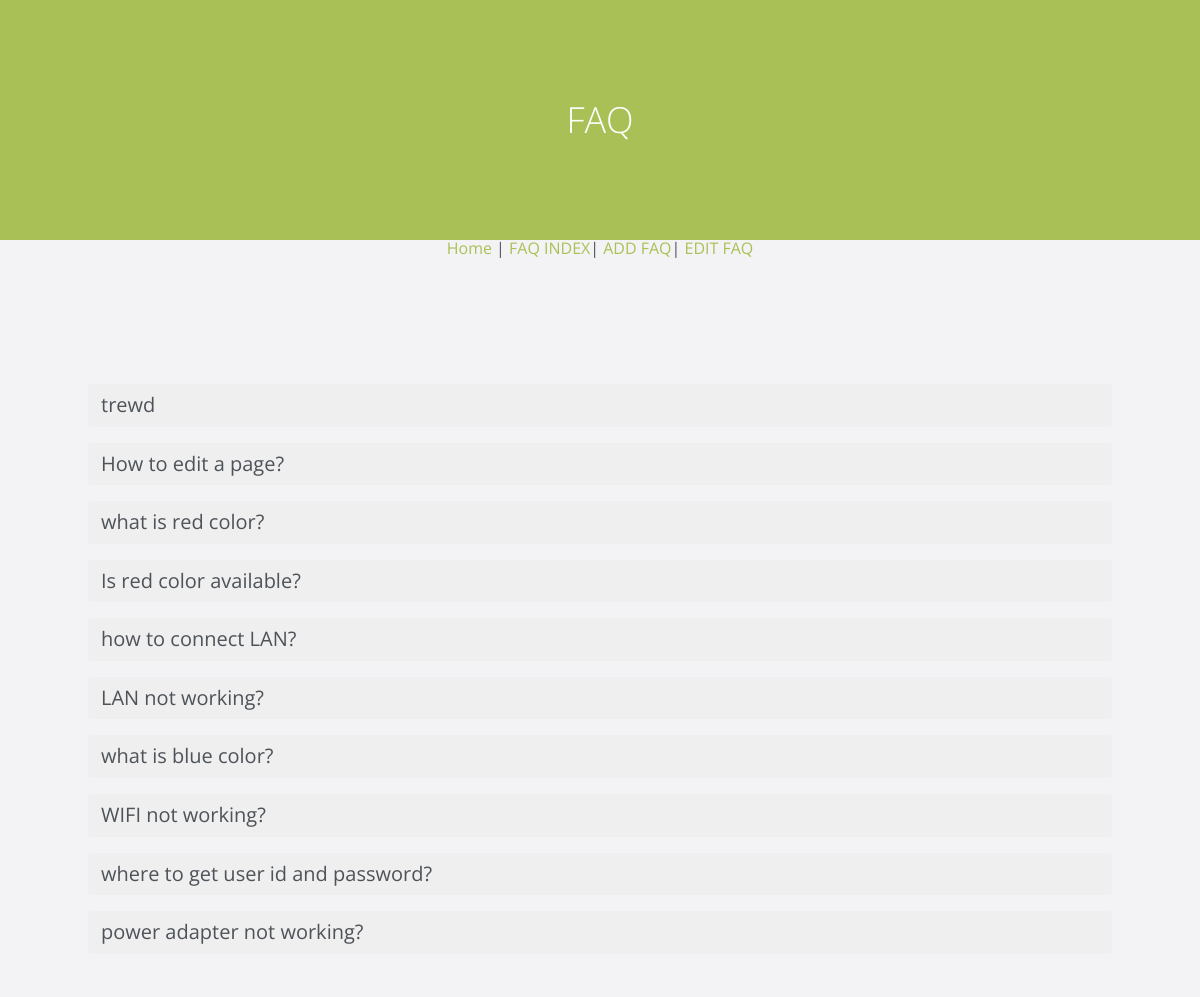
Page /admin/faq.php on the committed database.
### tables this page shows
CREATE TABLE `faq` (
  `faq_id` int(11) NOT NULL,
  `cat_id` int(11) NOT NULL,
  `subcat_id` int(11) NOT NULL,
  `questions` text NOT NULL,
  `answers` text NOT NULL
);

### admin/faq.php (the view, shortened to what this page needs)
<?php
include_once("connectM.php");
?>
<html lang="en" class="no-js">
<head>
  <link rel="stylesheet" href="https://maxcdn.bootstrapcdn.com/bootstrap/3.4.0/css/bootstrap.min.css">
	<link rel="stylesheet" href="../assets/a/css/reset.css">
	<link rel="stylesheet" href="../assets/a/css/style.css">
</head>
<body>
<header>
	<h1>FAQ</h1>
</header>
<p align="center"><a href= "home.php"> Home </a>|<a href= "faq.php"> FAQ INDEX</a>|<a href= "create.php"> ADD FAQ</a>|<a href= "edit.php"> EDIT FAQ</a></p>
<section class="cd-faq">
<br/>
<br/>
		<ul class="cd-faq-group">
<?php
echo'<br/><br/>';
$res=mysqli_query($db_connection,"SELECT * FROM faq") or die(mysqli_error());
if (mysqli_num_rows($res) > 0){
	while($row=mysqli_fetch_assoc($res)){
    $id=$row['faq_id'];
	$questions= $row['questions'];
	$answers= $row['answers'];
	echo'<button type="button" class="btn" data-toggle="collapse" data-target="#'.$id.'">'.$questions.'</button>
  <br/>
				<div id="'.$id.'" class="collapse">'.$answers.'</div><br/>';
			}
}
else{
	echo "No faqs at this time";
}
?>
		</ul>
</section>
</body>
</html>

### assets/a/css/style.css (style rules this page uses)
*, *::after, *::before { -webkit-box-sizing: border-box; -moz-box-sizing: border-box; box-sizing: border-box; }
*::after, *::before { content: ''; }
body { font-size: 100%; font-family: "Open Sans", sans-serif; color: #4e5359; background-color: #f3f3f5; }
body::after { position: fixed; top: 0; left: 0; width: 100%; height: 100%; background-color: rgba(78, 83, 89, 0.8); visibility: hidden; opacity: 0; -webkit-transition: opacity .3s 0s, visibility 0s .3s; -moz-transition: opacity .3s 0s, visibility 0s .3s; transition: opacity .3s 0s, visibility 0s .3s; }
@media only screen and (min-width: 768px) { body::after { display: none; } }
a { color: #a9c056; text-decoration: none; }
header { position: relative; height: 180px; line-height: 180px; text-align: center; background-color: #a9c056; }
header h1 { color: #ffffff; -webkit-font-smoothing: antialiased; -moz-osx-font-smoothing: grayscale; font-size: 20px; font-size: 1.25rem; }
@media only screen and (min-width: 1024px) { header { height: 240px; line-height: 240px; } }
@media only screen and (min-width: 1024px) { header h1 { font-size: 36px; font-size: 2.25rem; font-weight: 300; } }
.cd-faq { width: 90%; max-width: 1024px; margin: 2em auto; box-shadow: 0 1px 5px rgba(0, 0, 0, 0.1); }
.cd-faq:after { content: ""; display: table; clear: both; }
@media only screen and (min-width: 768px) { .cd-faq { position: relative; margin: 4em auto; box-shadow: none; } }
.cd-faq-group { display: none; }
@media only screen and (min-width: 768px) { .cd-faq-group { display: block; } }

### admin/faq.php (style rules this page uses)
.btn { width: 100%; text-align: left; font-size: 20px; background-color: #8ceab8n; }

### rows in the picture
faq: questions "trewd"
faq: questions "How to edit a page?"
faq: questions "what is red color?"
faq: questions "Is red color available?"
faq: questions "how to connect LAN?"
faq: questions "LAN not working?"
faq: questions "what is blue color?"
faq: questions "WIFI not working?"
faq: questions "where to get user id and password?"
faq: questions "power adapter not working?"
